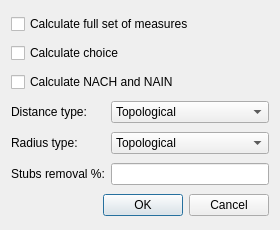
<?xml version="1.0" encoding="UTF-8"?>
<ui version="4.0">
 <class>DepthmapAdvancedDialog</class>
 <widget class="QDialog" name="DepthmapAdvancedDialog">
  <property name="windowModality">
   <enum>Qt::ApplicationModal</enum>
  </property>
  <property name="geometry">
   <rect>
    <x>0</x>
    <y>0</y>
    <width>280</width>
    <height>230</height>
   </rect>
  </property>
  <property name="minimumSize">
   <size>
    <width>280</width>
    <height>230</height>
   </size>
  </property>
  <property name="windowTitle">
   <string>Advanced Settings</string>
  </property>
  <layout class="QGridLayout" name="gridLayout" columnstretch="0,1" columnminimumwidth="0,1">
   <item row="1" column="0" colspan="2">
    <widget class="QCheckBox" name="axialCalculateChoiceCheck">
     <property name="text">
      <string>Calculate choice</string>
     </property>
    </widget>
   </item>
   <item row="3" column="1">
    <widget class="QComboBox" name="axialDistanceCombo">
     <item>
      <property name="text">
       <string>Topological</string>
      </property>
     </item>
     <item>
      <property name="text">
       <string>Angular</string>
      </property>
     </item>
     <item>
      <property name="text">
       <string>Metric</string>
      </property>
     </item>
    </widget>
   </item>
   <item row="0" column="0" colspan="2">
    <widget class="QCheckBox" name="axialCalculateFullCheck">
     <property name="text">
      <string>Calculate full set of measures</string>
     </property>
    </widget>
   </item>
   <item row="6" column="0" colspan="2">
    <widget class="QDialogButtonBox" name="closeButtonBox">
     <property name="orientation">
      <enum>Qt::Horizontal</enum>
     </property>
     <property name="standardButtons">
      <set>QDialogButtonBox::Cancel|QDialogButtonBox::Ok</set>
     </property>
    </widget>
   </item>
   <item row="2" column="0" colspan="2">
    <widget class="QCheckBox" name="axialCalculateNormCheck">
     <property name="text">
      <string>Calculate NACH and NAIN</string>
     </property>
    </widget>
   </item>
   <item row="3" column="0">
    <widget class="QLabel" name="axialDistanceLabel">
     <property name="text">
      <string>Distance type:</string>
     </property>
    </widget>
   </item>
   <item row="4" column="1">
    <widget class="QComboBox" name="axialRadiusCombo">
     <item>
      <property name="text">
       <string>Topological</string>
      </property>
     </item>
     <item>
      <property name="text">
       <string>Angular</string>
      </property>
     </item>
     <item>
      <property name="text">
       <string>Metric</string>
      </property>
     </item>
    </widget>
   </item>
   <item row="4" column="0">
    <widget class="QLabel" name="axialRadiusLabel">
     <property name="text">
      <string>Radius type:</string>
     </property>
    </widget>
   </item>
   <item row="5" column="0">
    <widget class="QLabel" name="axialStubsLabel">
     <property name="text">
      <string>Stubs removal %:</string>
     </property>
    </widget>
   </item>
   <item row="5" column="1">
    <widget class="QLineEdit" name="axialStubsEdit">
     <property name="placeholderText">
      <string/>
     </property>
    </widget>
   </item>
  </layout>
 </widget>
 <resources>
  <include location="../resources.qrc"/>
 </resources>
 <connections>
  <connection>
   <sender>closeButtonBox</sender>
   <signal>accepted()</signal>
   <receiver>DepthmapAdvancedDialog</receiver>
   <slot>accept()</slot>
   <hints>
    <hint type="sourcelabel">
     <x>248</x>
     <y>254</y>
    </hint>
    <hint type="destinationlabel">
     <x>157</x>
     <y>274</y>
    </hint>
   </hints>
  </connection>
  <connection>
   <sender>closeButtonBox</sender>
   <signal>rejected()</signal>
   <receiver>DepthmapAdvancedDialog</receiver>
   <slot>reject()</slot>
   <hints>
    <hint type="sourcelabel">
     <x>263</x>
     <y>275</y>
    </hint>
    <hint type="destinationlabel">
     <x>269</x>
     <y>274</y>
    </hint>
   </hints>
  </connection>
 </connections>
</ui>
